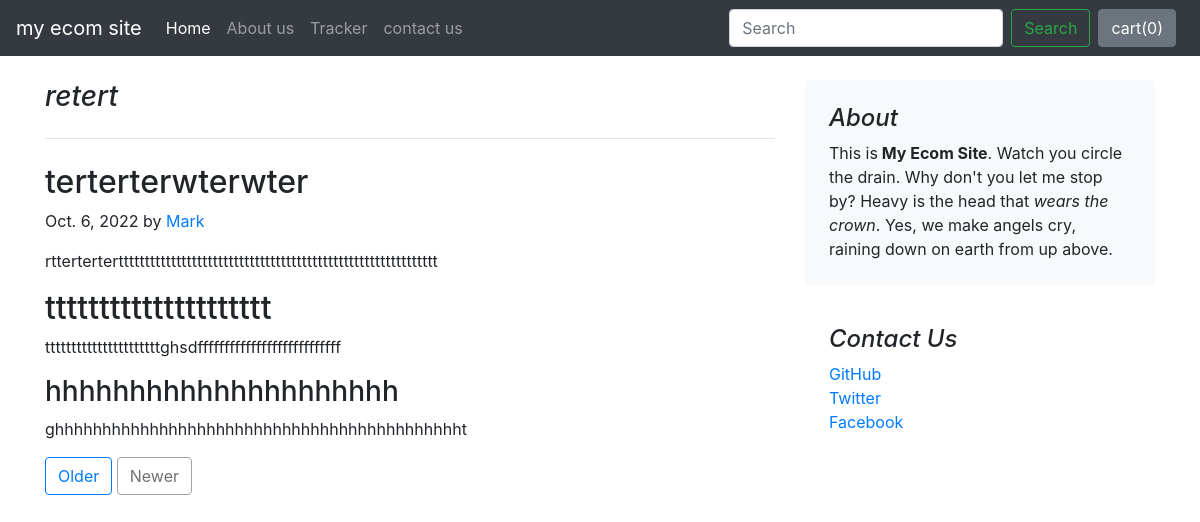
The app's page /blog/blogpost/3 with its own data.
### blog/models.py (models this page shows)
class Blogpost(models.Model):
    blog_id = models.AutoField(primary_key=True)
    Title = models.CharField(max_length=100, default="")
    head0 = models.CharField(max_length=500, default="")
    chead0 = models.CharField(max_length=5000, default="")
    head1 = models.CharField(max_length=500, default="")
    chead1 = models.CharField(max_length=5000, default="")
    head2 = models.CharField(max_length=500, default="")
    chead2 = models.CharField(max_length=5000, default="")
    pub_date = models.DateField()
    thumbnail = models.ImageField(upload_to="blog/images", default="")
    def __str__(self):
        return self.Title

### blog/views.py (the view)
# urls.py: path("blogpost/<int:id>", views.blogpost, name="blogpost"),
def blogpost(request,id):
    post=Blogpost.objects.filter(blog_id=id)[0]
    print(post)
    return render(request, 'blog/blogpost.html',{'post':post})

### blog/templates/blog/blogpost.html (shortened to what this page needs)
{% extends 'blog/basic.html' %}
{% block body%}
<div class="container mt-4">
<div class="row mt-4">
    <div class="col-md-8 blog-main">
      <h3 class="pb-4 mb-4 font-italic border-bottom">
        {{post.Title}}
      </h3>
      <div class="blog-post">
        <h2 class="blog-post-title">{{post.head0}}</h2>
        <p class="blog-post-meta">{{post.pub_date}} by <a href="#">Mark</a></p>
        <p>{{post.chead0}}</p>
        <h2>{{post.head1}}</h2>
        <p>{{post.chead1}}</p>
        <h3>{{post.head2}}</h3>
        <p>{{post.chead2}}t</p>
      </div>
      <nav class="blog-pagination mb-3">
        <a class="btn btn-outline-primary" href="#">Older</a>
        <a class="btn btn-outline-secondary disabled">Newer</a>
      </nav>
    </div>
    <aside class="col-md-4 blog-sidebar">
      <div class="p-4 mb-3 bg-light rounded">
        <h4 class="font-italic">About</h4>
        <p class="mb-0">This is<b> My Ecom Site</b>. Watch you circle the drain. Why don't you let me stop by? Heavy is the head that <em>wears the crown</em>. Yes, we make angels cry, raining down on earth from up above.</p>
      </div>
      <div class="p-4">
        <h4 class="font-italic">Contact Us</h4>
        <ol class="list-unstyled">
          <li><a href="#">GitHub</a></li>
          <li><a href="#">Twitter</a></li>
          <li><a href="#">Facebook</a></li>
        </ol>
      </div>
    </aside>
  </div>
</div>
  {% endblock%}

### records on screen
Blogpost: Title "retert", head0 "terterterwterwter", pub_date "Oct. 6, 2022", chead0 "rtterterterttttttttttttttttttttttttttttttttttttttttttttttttttttttttttttt", head1 "ttttttttttttttttttttt", chead1 "ttttttttttttttttttttttghsdfffffffffffffffffffffffffff", head2 "hhhhhhhhhhhhhhhhhhhhh", chead2 "ghhhhhhhhhhhhhhhhhhhhhhhhhhhhhhhhhhhhhhhhhhh"
